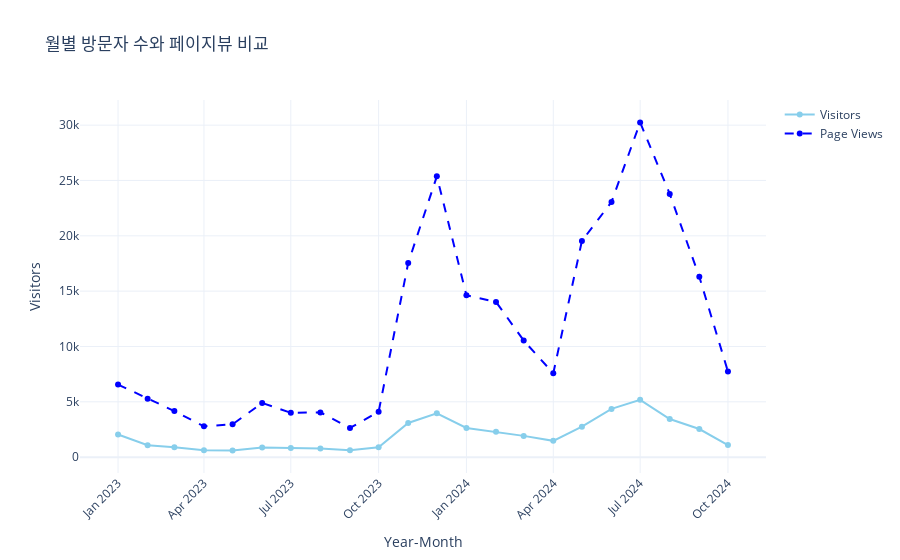

Source (notebook cell):
### Markdown cell above
##### 3. 방문자 및 페이지뷰 집계 및 시각화

### Code cell
monthly_data = visitor_df.groupby('year_month').agg(
    monthly_visitors=('visitor', 'sum'),
    monthly_views=('view', 'sum')
).reset_index()
monthly_data['avg_pageviews_per_visitor'] = monthly_data['monthly_views'] / monthly_data['monthly_visitors']

# 방문자와 페이지뷰 시각화
fig = go.Figure()
fig.add_trace(go.Scatter(x=monthly_data['year_month'], y=monthly_data['monthly_visitors'],
                         mode='lines+markers', name='Visitors', line=dict(color='skyblue')))
fig.add_trace(go.Scatter(x=monthly_data['year_month'], y=monthly_data['monthly_views'],
                         mode='lines+markers', name='Page Views', line=dict(color='blue', dash='dash')))
fig.update_layout(title='월별 방문자 수와 페이지뷰 비교',
                  xaxis=dict(title='Year-Month', tickangle=-45),
                  yaxis=dict(title='Visitors'),
                  yaxis2=dict(title='Page Views', overlaying='y', side='right'),
                  template='plotly_white')
fig.show()

### Figure 1 — Plotly figure (JSON) as saved in the notebook; plotly's stock layout.template omitted (floating-point values rounded to 4 significant figures)
{"data": [{"line": {"color": "skyblue"}, "mode": "lines+markers", "name": "Visitors", "type": "scatter", "x": ["2023-01", "2023-02", "2023-03", "2023-04", "2023-05", "2023-06", "2023-07", "2023-08", "2023-09", "2023-10", "2023-11", "2023-12", "2024-01", "2024-02", "2024-03", "2024-04", "2024-05", "2024-06", "2024-07", "2024-08", "2024-09", "2024-10"], "y": [2043, 1078, 885, 623, 590, 867, 817, 789, 618, 895, 3088, 3957, 2639, 2289, 1920, 1470, 2751, 4357, 5181, 3444, 2540, 1088]}, {"line": {"color": "blue", "dash": "dash"}, "mode": "lines+markers", "name": "Page Views", "type": "scatter", "x": ["2023-01", "2023-02", "2023-03", "2023-04", "2023-05", "2023-06", "2023-07", "2023-08", "2023-09", "2023-10", "2023-11", "2023-12", "2024-01", "2024-02", "2024-03", "2024-04", "2024-05", "2024-06", "2024-07", "2024-08", "2024-09", "2024-10"], "y": [6560, 5280, 4165, 2786, 2969, 4898, 4005, 4040, 2635, 4097, 17552, 25376, 14626, 14029, 10536, 7576, 19542, 23061, 30250, 23788, 16301, 7732]}], "layout": {"title": {"text": "월별 방문자 수와 페이지뷰 비교"}, "xaxis": {"tickangle": -45, "title": {"text": "Year-Month"}}, "yaxis": {"title": {"text": "Visitors"}}, "yaxis2": {"overlaying": "y", "side": "right", "title": {"text": "Page Views"}}}}
